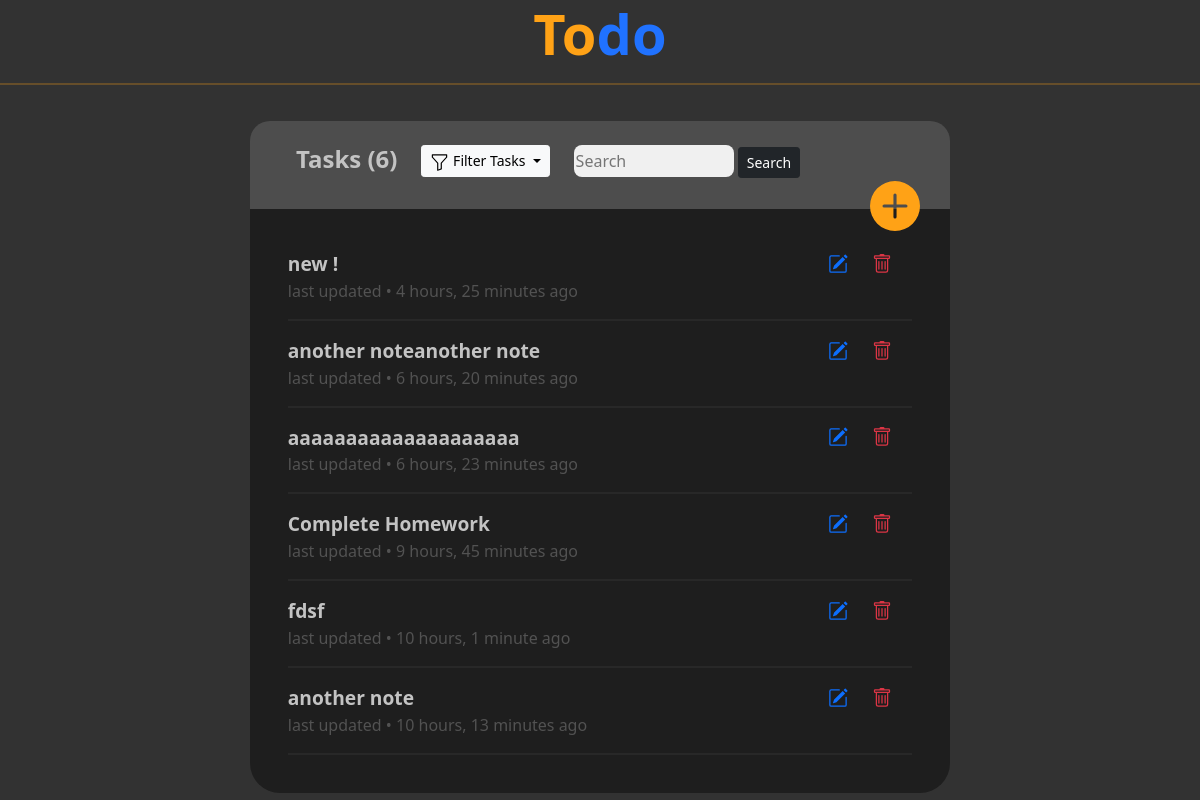
The app's page /, older data.
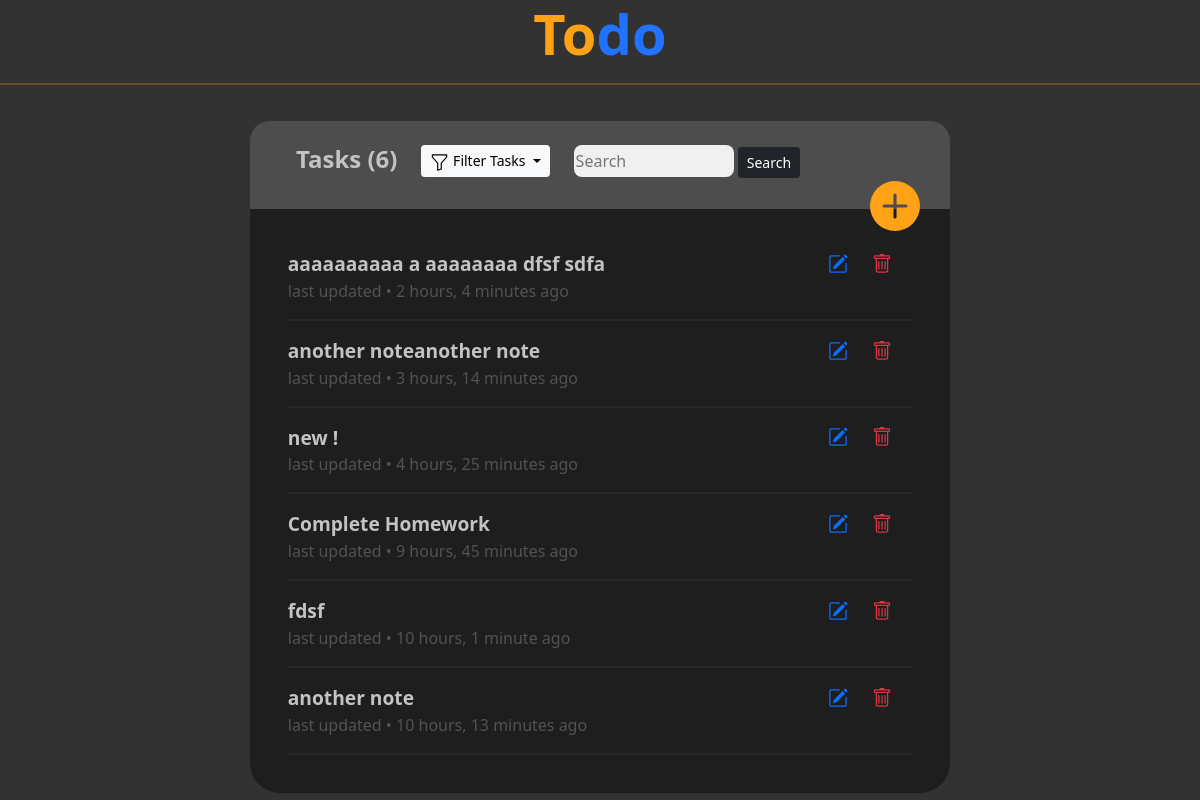
The same page, newer data.
### todos/models.py (models this page shows, shortened)
class Entry(models.Model):
    title = models.CharField(max_length=100)
    body = models.TextField(null=True,blank=True)
    date_added = models.DateTimeField(auto_now=True)
    completed = models.BooleanField(default=False)

### todos/views.py (the view)
# urls.py: path('',views.index , name = "index"),          # home page and a list of my To-Do's
def index(request):
    entries = Entry.objects.all().order_by("-date_added")       # retrieving all the entries from the database
    if request.method != 'POST':
        todoForm = EntryForm()                                  # empty form
    else:
        todoForm = EntryForm(request.POST)
        if todoForm.is_valid():                                 # if form is validated, then save
            todoForm.save()
            return redirect("todos:index")
    context = {"entries":entries, "todoForm":todoForm }
    return render(request,'todos/index.html',context )

### todos/forms.py
class EntryForm(ModelForm):
    class Meta:
        model = Entry
        fields = '__all__'
        exclude = ("completed", )
        widgets = {
                    'title':forms.TextInput(attrs={'class':'title_class',"placeholder":"title", "label":""}) ,
                    'body':forms.Textarea(attrs={'class':'body_class'}) ,
                }

### todos/templates/todos/index.html (shortened to what this page needs)
{% extends 'todos/base.html' %}
{% load bootstrap5 %}
{% load static %}
{% block content %}
<body style="background-color: rgb(50, 50, 50);">
  <center>
    <a href="{% url 'todos:index'  %}">
     <h1 style="color:rgb(255, 162, 22);font-size:3.5rem"> <strong> To<span style="color: rgb(32, 114, 255);" >do</span>  </strong>  </h1>
    </a>
  </center>
  <hr style="border: 1px rgb(255, 162, 22) solid" />
  <div class="d-flex justify-content-center">
    <div id="todo-container" class="col-md-7 col-sm-9 col-12">
    <div style="height: 5.5rem;background-color: rgb(77, 77, 77);border-radius: 20px 20px 0px 0px;">
      <div class="container">
        <br>
        <div class="d-flex">
          <div class="">
            <h4 style="color: rgb(195, 195, 195);margin-left:22px;font-weight: 600;">Tasks ({{entries.count}}) </h4>
          </div>
          <div style="padding-left: 1.5rem;">
         <div class="dropdown">
          <button class="btn btn-light dropdown-toggle btn-sm" type="button" id="dropdownMenuButton2" data-bs-toggle="dropdown" aria-expanded="false">
              Filter Tasks
          </button>
        </div>
        </div>
          <div class="d-none d-md-block" style="padding-left: 1.5rem;">
              <form  action="{% url 'todos:searchTodos' %}" method="post">
               <input class="mr-sm-2"  id="searchInput" name="search" type="text" placeholder="Search">
               <span > <button  name="submit" class="btn btn-dark btn-sm">Search</button> </span>
              </form>
          </div>
        </div>
      </div>
    </div>
  <div style="margin-top: -28px;" class="d-flex justify-content-end">
    <a id="addIcon" onclick="addNote()" style="color: rgb(255, 162, 22);margin-right: 30px;cursor: pointer;"  >
        <svg id="addIconSVG" xmlns="http://www.w3.org/2000/svg" width="50" height="50" fill="currentColor" class="bi bi-plus-circle-fill" viewBox="0 0 16 16">
            <path d="M16 8A8 8 0 1 1 0 8a8 8 0 0 1 16 0zM8.5 4.5a.5.5 0 0 0-1 0v3h-3a.5.5 0 0 0 0 1h3v3a.5.5 0 0 0 1 0v-3h3a.5.5 0 0 0 0-1h-3v-3z"/>
          </svg>
    </a>
</div>
      <div style="margin: 0.5cm 1cm 1cm 1cm">
        {% for entry in entries %}
        <div class="row">
            <div class="col-9 col-md-10">
                <a
                href="{% url 'todos:todoDetail' entry.id %}"
                style="
                  color: rgb(195, 195, 195);
                  font-weight: 600;
                  text-decoration: none;
                  font-size: 1.2rem;
                "
              >
                {{entry.title}}
              </a>
              <p style="margin: 0cm;color:rgb(82, 82, 82)" >last updated <span>&bull;</span>   <span>{{entry.date_added|timesince}} ago</span>  </p>
            </div>
            <div class="col-3 col-md-2">
                <a href="{% url 'todos:editTodo' entry.id %}">
                </a>
                 <span style="margin-left: 20px;">
                    <a href="{% url 'todos:deleteTodo' entry.id %}">
                    </a>
                </span>
            </div>
        </div>
        <hr style="border: 1px rgb(70, 70, 70) solid" />
        {% endfor %}
      </div>
    </div>
  </div>
</body>
{% endblock content %}

Row changes from the older to the newer data that the page shows:
changed Entry: title "aaaaaaaaaaaaaaaaaaaa" → "aaaaaaaaaa a aaaaaaaa dfsf sdfa"; date_added "6 hours, 23 minutes" → "2 hours, 4 minutes"; moves up the list
changed Entry "another noteanother note": date_added "6 hours, 20 minutes" → "3 hours, 14 minutes"; moves down the list
